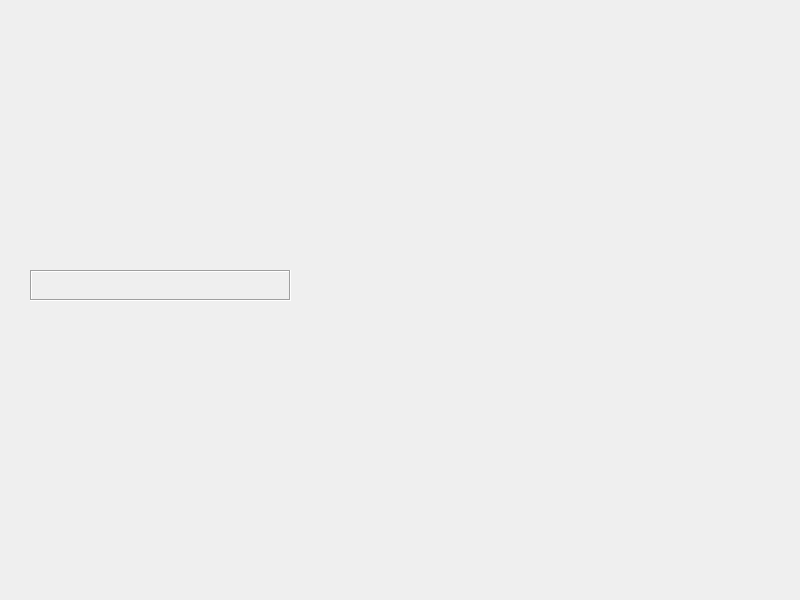
<?xml version="1.0" encoding="UTF-8"?>
<ui version="4.0">
 <class>frmSwitchButton</class>
 <widget class="QWidget" name="frmSwitchButton">
  <property name="geometry">
   <rect>
    <x>0</x>
    <y>0</y>
    <width>800</width>
    <height>600</height>
   </rect>
  </property>
  <property name="windowTitle">
   <string>Form</string>
  </property>
  <widget class="SwitchButton" name="switchButton11" native="true">
   <property name="geometry">
    <rect>
     <x>30</x>
     <y>20</y>
     <width>71</width>
     <height>31</height>
    </rect>
   </property>
  </widget>
  <widget class="SwitchButton" name="switchButton12" native="true">
   <property name="geometry">
    <rect>
     <x>30</x>
     <y>70</y>
     <width>71</width>
     <height>31</height>
    </rect>
   </property>
  </widget>
  <widget class="SwitchButton" name="switchButton13" native="true">
   <property name="geometry">
    <rect>
     <x>30</x>
     <y>120</y>
     <width>71</width>
     <height>31</height>
    </rect>
   </property>
  </widget>
  <widget class="SwitchButton" name="switchButton14" native="true">
   <property name="geometry">
    <rect>
     <x>30</x>
     <y>170</y>
     <width>71</width>
     <height>31</height>
    </rect>
   </property>
  </widget>
  <widget class="SwitchButton" name="switchButton23" native="true">
   <property name="geometry">
    <rect>
     <x>120</x>
     <y>120</y>
     <width>71</width>
     <height>31</height>
    </rect>
   </property>
  </widget>
  <widget class="SwitchButton" name="switchButton22" native="true">
   <property name="geometry">
    <rect>
     <x>120</x>
     <y>70</y>
     <width>71</width>
     <height>31</height>
    </rect>
   </property>
  </widget>
  <widget class="SwitchButton" name="switchButton21" native="true">
   <property name="geometry">
    <rect>
     <x>120</x>
     <y>20</y>
     <width>71</width>
     <height>31</height>
    </rect>
   </property>
  </widget>
  <widget class="SwitchButton" name="switchButton24" native="true">
   <property name="geometry">
    <rect>
     <x>120</x>
     <y>170</y>
     <width>71</width>
     <height>31</height>
    </rect>
   </property>
  </widget>
  <widget class="SwitchButton" name="switchButton31" native="true">
   <property name="geometry">
    <rect>
     <x>210</x>
     <y>20</y>
     <width>81</width>
     <height>31</height>
    </rect>
   </property>
  </widget>
  <widget class="SwitchButton" name="switchButton33" native="true">
   <property name="geometry">
    <rect>
     <x>210</x>
     <y>120</y>
     <width>81</width>
     <height>31</height>
    </rect>
   </property>
  </widget>
  <widget class="SwitchButton" name="switchButton34" native="true">
   <property name="geometry">
    <rect>
     <x>210</x>
     <y>170</y>
     <width>81</width>
     <height>31</height>
    </rect>
   </property>
  </widget>
  <widget class="SwitchButton" name="switchButton32" native="true">
   <property name="geometry">
    <rect>
     <x>210</x>
     <y>70</y>
     <width>81</width>
     <height>31</height>
    </rect>
   </property>
  </widget>
  <widget class="SwitchButton" name="switchButton25" native="true">
   <property name="geometry">
    <rect>
     <x>120</x>
     <y>220</y>
     <width>71</width>
     <height>31</height>
    </rect>
   </property>
  </widget>
  <widget class="SwitchButton" name="switchButton35" native="true">
   <property name="geometry">
    <rect>
     <x>210</x>
     <y>220</y>
     <width>81</width>
     <height>31</height>
    </rect>
   </property>
  </widget>
  <widget class="SwitchButton" name="switchButton15" native="true">
   <property name="geometry">
    <rect>
     <x>30</x>
     <y>220</y>
     <width>71</width>
     <height>31</height>
    </rect>
   </property>
  </widget>
  <widget class="QLabel" name="labInfo">
   <property name="geometry">
    <rect>
     <x>30</x>
     <y>270</y>
     <width>261</width>
     <height>31</height>
    </rect>
   </property>
   <property name="frameShape">
    <enum>QFrame::Box</enum>
   </property>
   <property name="frameShadow">
    <enum>QFrame::Sunken</enum>
   </property>
   <property name="text">
    <string/>
   </property>
   <property name="alignment">
    <set>Qt::AlignCenter</set>
   </property>
  </widget>
 </widget>
 <customwidgets>
  <customwidget>
   <class>SwitchButton</class>
   <extends>QWidget</extends>
   <header>switchbutton.h</header>
   <container>1</container>
  </customwidget>
 </customwidgets>
 <resources/>
 <connections/>
</ui>
